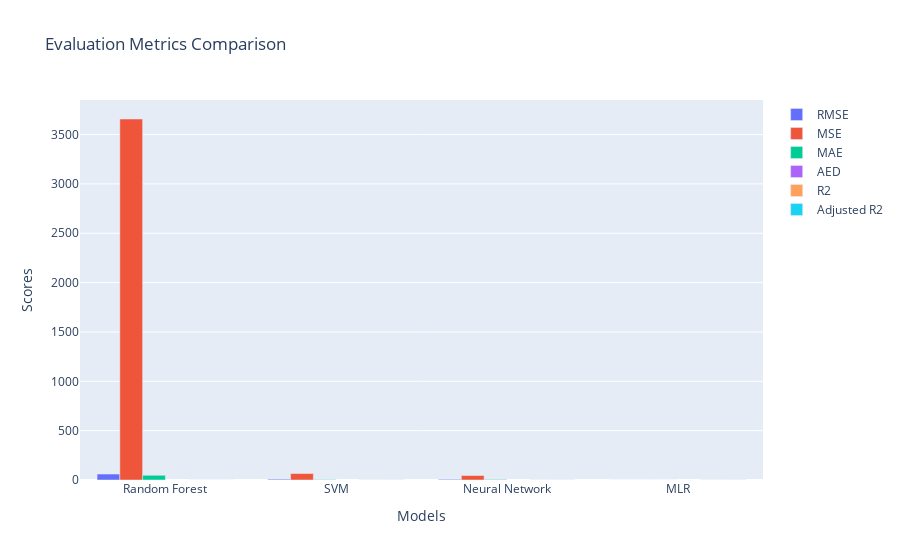

Write notebook code for a chart like this one.
### Markdown cell above
**using train dataset**

### Code cell
# Evaluation metric labels
metric_labels = ['RMSE', 'MSE', 'MAE', 'AED', 'R2', 'Adjusted R2']

# Calculate evaluation metrics using cross-validation for each model
metrics = {
    'RMSE': lambda y_true, y_pred: np.sqrt(mean_squared_error(y_true, y_pred)),
    'MSE': mean_squared_error,
    'MAE': mean_absolute_error,
    'AED': lambda y_true, y_pred: np.abs(np.mean(y_true) - y_pred),
    'R2': r2_score,
    'Adjusted R2': lambda y_true, y_pred: 1 - ((1 - r2_score(y_true, y_pred)) * (len(y_true) - 1) / (len(y_true) - X_train.shape[1] - 1))
}

model_names = ['Random Forest', 'SVM', 'Neural Network', 'MLR']

models = {
    'Random Forest': best_model_random_forest,
    'SVM': best_model_svm,
    'Neural Network': best_model_neural_network,
    'MLR': best_model_mlr
}

metric_scores = {metric: [] for metric in metric_labels}

for model_name in model_names:
    model = models[model_name]
    y_pred = cross_val_predict(model, X_train, y_train, cv=5)
    for metric in metric_labels:
        metric_scores[metric].append(metrics[metric](y_train, y_pred))

# Plotting the bar chart
fig = go.Figure()

for metric in metric_labels:
    fig.add_trace(go.Bar(
        x=model_names,
        y=metric_scores[metric],
        name=metric
    ))

# Updating the layout
fig.update_layout(
    title='Evaluation Metrics Comparison',
    xaxis_title='Models',
    yaxis_title='Scores',
    barmode='group'
)

# Display the plot
fig.show()

### Figure 1 — Plotly figure (JSON) as saved in the notebook; plotly's stock layout.template omitted (floating-point values rounded to 4 significant figures; data arrays with more than 128 entries replaced by an {"elided": "..."} marker saying what was removed)
{"data": [{"name": "RMSE", "type": "bar", "x": ["Random Forest", "SVM", "Neural Network", "MLR"], "y": [60.48, 8.089, 6.727, 4.841e-14]}, {"name": "MSE", "type": "bar", "x": ["Random Forest", "SVM", "Neural Network", "MLR"], "y": [3658.0, 65.43, 45.26, 2.343e-27]}, {"name": "MAE", "type": "bar", "x": ["Random Forest", "SVM", "Neural Network", "MLR"], "y": [47.93, 3.841, 5.223, 3.468e-14]}, {"name": "AED", "type": "bar", "x": ["Random Forest", "SVM", "Neural Network", "MLR"], "y": {"elided": "4x800 float values"}}, {"name": "R2", "type": "bar", "x": ["Random Forest", "SVM", "Neural Network", "MLR"], "y": [0.1502, 0.9848, 0.9895, 1]}, {"name": "Adjusted R2", "type": "bar", "x": ["Random Forest", "SVM", "Neural Network", "MLR"], "y": [0.1448, 0.9847, 0.9894, 1]}], "layout": {"barmode": "group", "title": {"text": "Evaluation Metrics Comparison"}, "xaxis": {"title": {"text": "Models"}}, "yaxis": {"title": {"text": "Scores"}}}}
